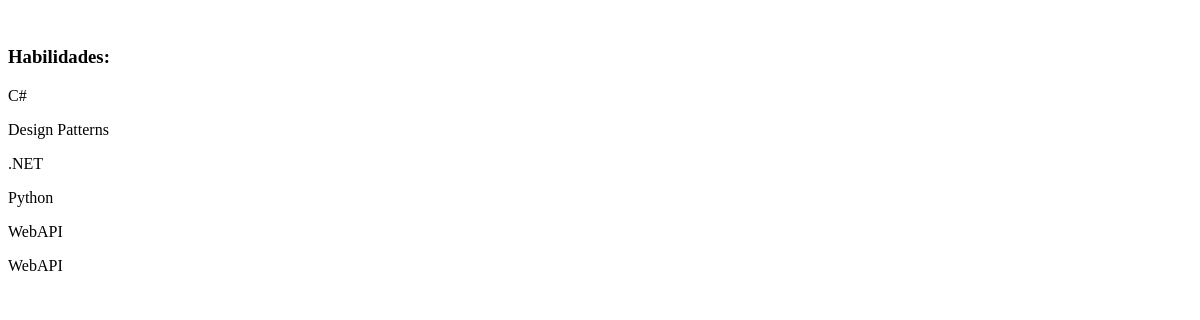
Before: /curriculo (signed in) with the older database file.
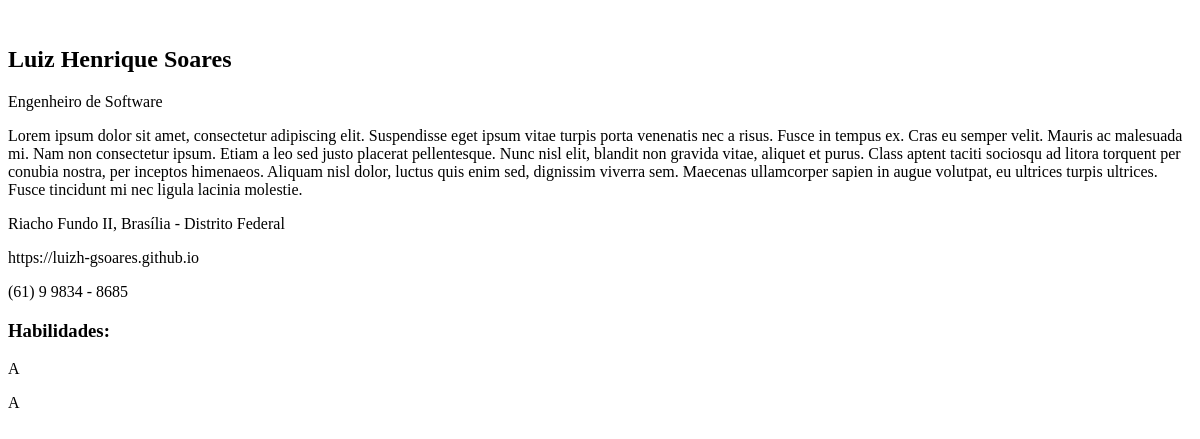
After: the same page with the newer database file.
### app.py (models this page shows, shortened)
class BaseModel(db.Model):
    __abstract__ = True
    id = db.Column(db.Integer, primary_key=True)
    usuario_id = db.Column(db.Integer, db.ForeignKey('usuario.id'))

class Habilidade(BaseModel, db.Model):
    nome = db.Column(db.String(100))

class DadosPessoais(BaseModel, db.Model):
    nome = db.Column(db.String(100))
    email = db.Column(db.String(100))
    titulo = db.Column(db.String(100))
    objetivo = db.Column(db.String(500))
    endereco = db.Column(db.String(200))
    site = db.Column(db.String(100))
    telefone = db.Column(db.String(20))

### app.py (the view)
@app.route('/curriculo', methods=['GET', 'POST'])
def curriculo():
    if 'usuario' not in session:
        return render_template('index.html', mensagem='Você não está logado. Acesso direto não é permitido.', tipo='danger')
    else:
        usuario = Usuario.query.filter_by(email=session['usuario']).first()
        dadospessoais = DadosPessoais.query.filter_by(usuario_id=usuario.id).first()
        formacao = Formacao.query.filter_by(usuario_id=usuario.id).order_by(Formacao.data.desc()).all()
        experiencia = Experiencia.query.filter_by(usuario_id=usuario.id).order_by(Experiencia.data.desc()).all()
        habilidade = Habilidade.query.filter_by(usuario_id=usuario.id).all()
        curriculo_base = CurriculoPadrao(dadospessoais, formacao, experiencia, habilidade)
        if 'color' in session:
            curriculo_base = ColorDecorator(curriculo_base, session['color'])
        if 'font' in session:
            curriculo_base = FontDecorator(curriculo_base, session['font'])
        if 'size' in session:
            curriculo_base = SizeDecorator(curriculo_base, session['size'])
        rendered_curriculo = curriculo_base.render()
        return rendered_curriculo
    return render_template('index.html', mensagem='Você não está logado.', tipo='danger')

### app.py (called while the page is built)
    def render(self):
        return render_template('curriculo.html', dadospessoais=self.dadospessoais, formacao=self.formacao, experiencia=self.experiencia, habilidade=self.habilidade)

### templates/curriculo.html (shortened to what this page needs)
{% if dadospessoais %}
    <h2>{{ dadospessoais.nome }}</h2>
    <p>{{ dadospessoais.titulo }}</p>
    <p>{{ dadospessoais.objetivo }}</p>
    <p>{{ dadospessoais.endereco }}</p>
    <p>{{ dadospessoais.site }}</p>
    <p>{{ dadospessoais.telefone }}</p>
{% endif %}
{% if habilidade %}
    <h3>Habilidades:</h3>
    {% for h in habilidade %}
        <p>{{ h.nome }}</p>
    {% endfor %}
{% endif %}

Changed rows visible on the page:
removed Habilidade: nome ".NET"
removed Habilidade: nome "Python"
removed Habilidade: nome "WebAPI"
removed Habilidade: nome "WebAPI"
now on this page (row edited): DadosPessoais: nome "Luiz Henrique Soares", titulo "Engenheiro de Software", objetivo "Lorem ipsum dolor sit amet, consectetur adipiscing elit. Suspendisse eget ipsum vitae turpis porta venenatis nec a risus. Fusce in tempus ex. Cras eu semper velit. Mauris ac malesuada mi. Nam non consectetur ipsum. Etiam a leo sed justo placerat pellentesque. Nunc nisl elit, blandit non gravida vitae, aliquet et purus. Class aptent taciti sociosqu ad litora torquent per conubia nostra, per inceptos himenaeos. Aliquam nisl dolor, luctus quis enim sed, dignissim viverra sem. Maecenas ullamcorper sapien in augue volutpat, eu ultrices turpis ultrices. Fusce tincidunt mi nec ligula lacinia molestie.", endereco "Riacho Fundo II, Brasília - Distrito Federal", site "https://luizh-gsoares.github.io", telefone "(61) 9 9834 - 8685"
changed Habilidade (number 1 of 2 on the later page): nome "C#" → "A"
changed Habilidade (number 2 of 2 on the later page): nome "Design Patterns" → "A"
